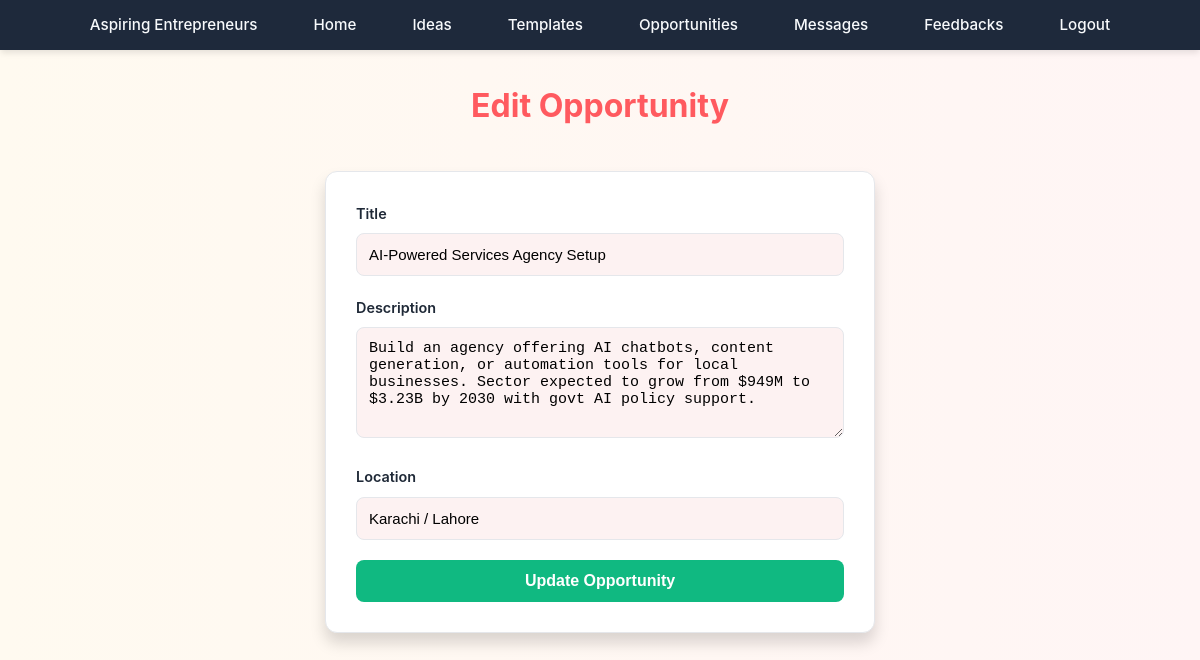
/agent/edit_opportunity.php?id=3 (signed in), run on the app's committed database.
### tables this page shows
CREATE TABLE `opportunities` (
  `opportunity_id` int(11) NOT NULL,
  `agent_id` int(11) DEFAULT NULL,
  `title` varchar(200) DEFAULT NULL,
  `description` text DEFAULT NULL,
  `location` varchar(150) DEFAULT NULL,
  `created_at` timestamp NOT NULL DEFAULT current_timestamp()
);

### agent/edit_opportunity.php (the view, shortened to what this page needs)
<?php
include "../config.php";
$agent_id = $_SESSION['agent_id'];
$id = intval($_GET['id']);
$result = mysqli_query($conn,
"SELECT * FROM opportunities
WHERE opportunity_id=$id AND agent_id=$agent_id");
$opportunity = mysqli_fetch_assoc($result);
?>
<!DOCTYPE html>
<html>
<head>
<link rel="stylesheet" href="../CSS/style.css">
</head>
<body>
<?php include('navbar.php'); ?>
<div>
<h2>Edit Opportunity</h2>
<form method="post">
<label>Title</label>
<input type="text" name="title"
value="<?php echo htmlspecialchars($opportunity['title']); ?>" required>
<label>Description</label>
<textarea name="description" rows="5" required><?php echo htmlspecialchars($opportunity['description']); ?></textarea>
<label>Location</label>
<input type="text" name="location"
value="<?php echo htmlspecialchars($opportunity['location']); ?>" required>
<button type="submit">Update Opportunity</button>
</form>
</div>
</body>
</html>

### CSS/style.css (style rules this page uses)
:root { --primary-color: #ff5a5f; --primary-hover: #e14d52; --secondary-color: #ffcc00; --secondary-hover: #e6b800; --text-primary: #1f2937; --text-secondary: #4b5563; --bg-primary: #ffffff; --bg-secondary: #fdf2f2; --border-color: #e5e7eb; --shadow-sm: 0 1px 2px rgba(0, 0, 0, 0.05); --shadow-md: 0 4px 6px rgba(0, 0, 0, 0.1); --shadow-lg: 0 10px 15px rgba(0, 0, 0, 0.15); }
* { margin: 0; padding: 0; box-sizing: border-box; }
body { font-family: 'Inter', sans-serif; background: linear-gradient(to right, #fffaf0, #fff5f5); color: var(--text-primary); line-height: 1.6; }
h1, h2, h3, h4, h5, h6 { margin-top: 30px; font-weight: 700; text-align: center; margin-bottom: 1rem; color: var(--primary-color); }
h2 { font-size: 2rem; }
form { max-width: 550px; margin: 40px auto; padding: 30px; background: var(--bg-primary); border-radius: 12px; box-shadow: var(--shadow-lg); border: 1px solid var(--border-color); }
label { display: block; margin-bottom: 8px; font-size: 0.9rem; font-weight: 600; color: var(--text-primary); }
input, select, textarea { width: 100%; padding: 12px; border: 1.5px solid var(--border-color); border-radius: 8px; margin-bottom: 20px; font-size: 15px; background-color: var(--bg-secondary); transition: border-color 0.2s, box-shadow 0.2s; }
button, input[type="submit"] { display: inline-block; width: 100%; background: #10b981; color: white; border: none; padding: 12px 20px; font-size: 1rem; font-weight: 600; cursor: pointer; border-radius: 8px; transition: all 0.2s ease; }

### data on the page
opportunities: title "AI-Powered Services Agency Setup", description "Build an agency offering AI chatbots, content generation, or automation tools for local businesses. Sector expected to grow from $949M to $3.23B by 2030 with govt AI policy support.", location "Karachi / Lahore"
